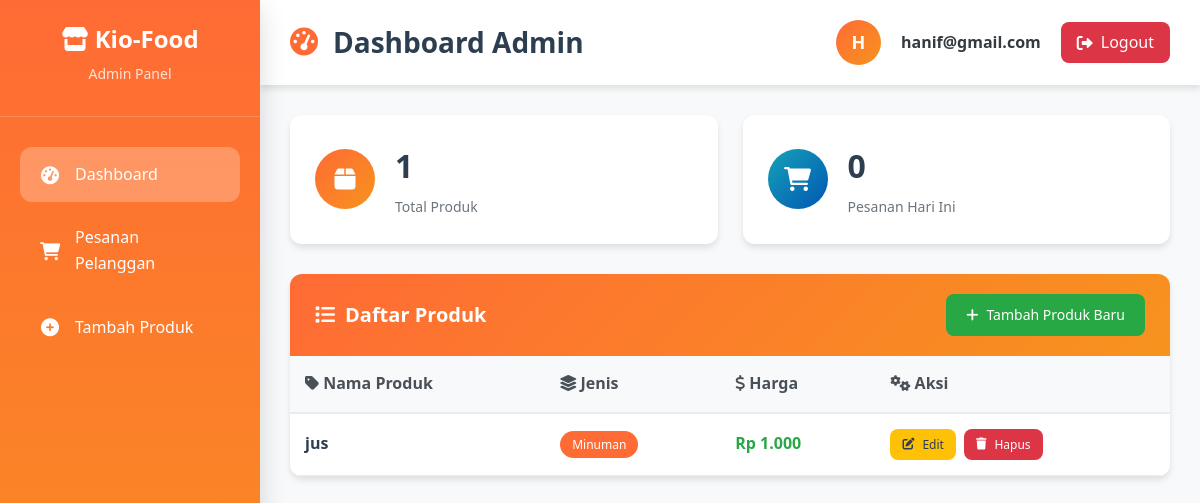
Page /admin/admin_dashboard.php (signed in) on the earlier database version.
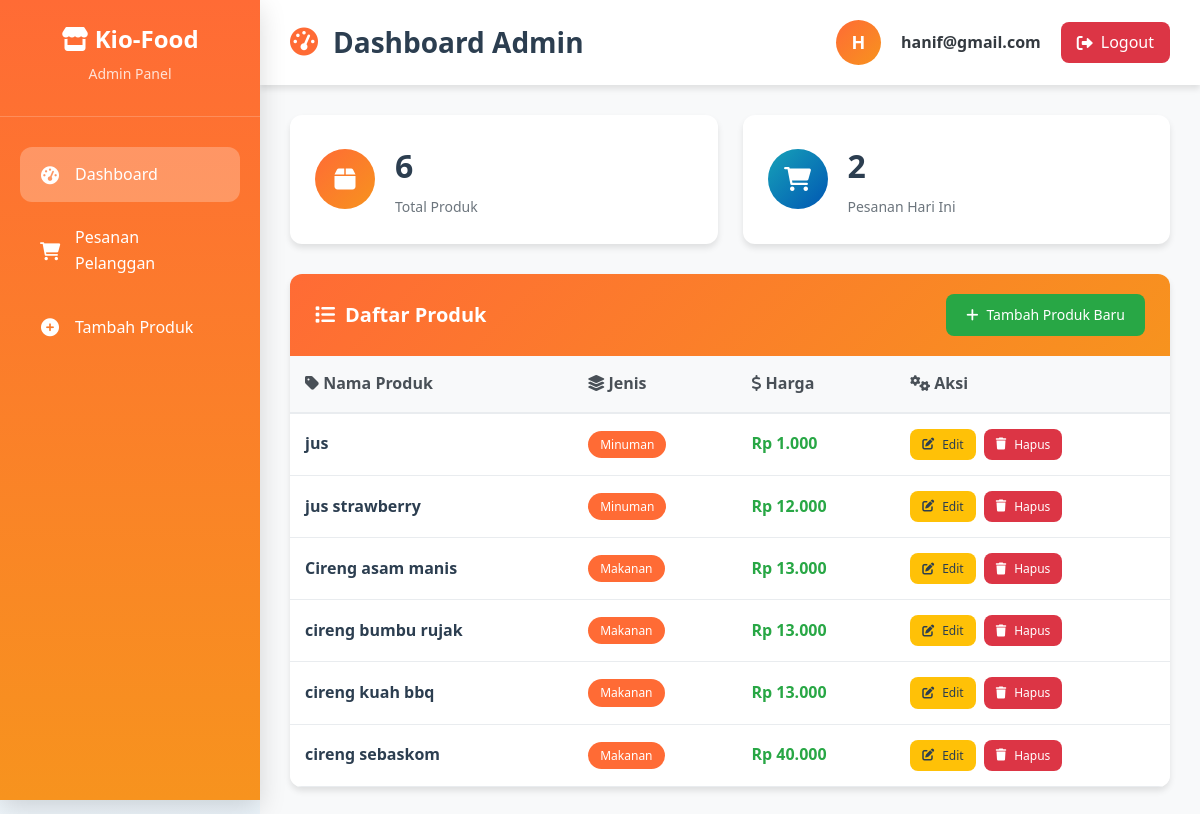
Same page on the later database version.
### tables this page shows
CREATE TABLE `produk` (
  `id` int(11) NOT NULL,
  `nama_produk` varchar(255) NOT NULL,
  `deskripsi` text DEFAULT NULL,
  `harga` int(11) NOT NULL,
  `jenis` enum('Makanan','Minuman') NOT NULL,
  `gambar` varchar(200) DEFAULT NULL
);

### admin/admin_dashboard.php (the view, shortened to what this page needs)
<?php
include("../koneksi/koneksi.php");
$query = "SELECT * FROM produk ORDER BY jenis DESC, nama_produk ASC";
$result = mysqli_query($db, $query);
$total_produk = mysqli_num_rows($result);
$query_pesanan = "SELECT COUNT(*) as total_pesanan FROM pesanan WHERE DATE(tanggal_pesanan) = CURDATE()";
$result_pesanan = mysqli_query($db, $query_pesanan);
$pesanan_hari_ini = mysqli_fetch_assoc($result_pesanan)['total_pesanan'];
?>
<!DOCTYPE html>
<html lang="id">
<head>
    <link href="https://cdnjs.cloudflare.com/ajax/libs/font-awesome/6.0.0/css/all.min.css" rel="stylesheet">
</head>
<body>
    <div class="sidebar" id="sidebar">
        <div class="sidebar-header">
            <h2><i class="fas fa-store"></i> Kio-Food</h2>
            <p>Admin Panel</p>
        </div>
        <nav class="sidebar-menu">
            <a href="#" class="menu-item active">
                <i class="fas fa-tachometer-alt"></i>
                Dashboard
            </a>
            <a href="../admin/admin_pesanan.php" class="menu-item">
                <i class="fas fa-shopping-cart"></i>
                Pesanan Pelanggan
            </a>
            <a href="../CRUD/create.php" class="menu-item">
                <i class="fas fa-plus-circle"></i>
                Tambah Produk
            </a>
        </nav>
    </div>
    <div class="main-content">
        <header class="header">
            <div class="header-left">
                <h1 class="header-title">
                    <i class="fas fa-tachometer-alt"></i>
                    Dashboard Admin
                </h1>
            </div>
            <div class="user-info">
                <div class="user-avatar">
                    <?php echo strtoupper(substr($_SESSION['admin_email'], 0, 1)); ?>
                </div>
                <div>
                    <strong><?php echo htmlspecialchars($_SESSION['admin_email']); ?></strong>
                </div>
                <a href="../login/logout.php" class="logout-btn">
                    <i class="fas fa-sign-out-alt"></i>
                    Logout
                </a>
            </div>
        </header>
        <div class="container">
            <div class="stats-grid">
                <div class="stat-card">
                    <div class="stat-icon products">
                        <i class="fas fa-box"></i>
                    </div>
                    <div class="stat-info">
                        <h3><?php echo $total_produk; ?></h3>
                        <p>Total Produk</p>
                    </div>
                </div>
                <div class="stat-card">
                    <div class="stat-icon orders">
                        <i class="fas fa-shopping-cart"></i>
                    </div>
                    <div class="stat-info">
                        <h3><?php echo $pesanan_hari_ini; ?></h3>
                        <p>Pesanan Hari Ini</p>
                    </div>
                </div>
            </div>
            <div class="card">
                <div class="card-header">
                    <h2 class="card-title">
                        <i class="fas fa-list"></i>
                        Daftar Produk
                    </h2>
                    <a href="../CRUD/create.php" class="btn btn-success">
                        <i class="fas fa-plus"></i>
                        Tambah Produk Baru
                    </a>
                </div>
                <div class="table-container">
                    <?php if (mysqli_num_rows($result) > 0): ?>
                        <table class="table">
                            <thead>
                                <tr>
                                    <th><i class="fas fa-tag"></i> Nama Produk</th>
                                    <th><i class="fas fa-layer-group"></i> Jenis</th>
                                    <th><i class="fas fa-dollar-sign"></i> Harga</th>
                                    <th><i class="fas fa-cogs"></i> Aksi</th>
                                </tr>
                            </thead>
                            <tbody>
                                <?php while($produk = mysqli_fetch_assoc($result)): ?>
                                    <tr>
                                        <td class="product-name"><?php echo htmlspecialchars($produk['nama_produk']); ?></td>
                                        <td>
                                            <span class="product-type"><?php echo htmlspecialchars($produk['jenis']); ?></span>
                                        </td>
                                        <td class="price">Rp <?php echo number_format($produk['harga'], 0, ',', '.'); ?></td>
                                        <td>
                                            <div class="actions">
                                                <a href="../CRUD/update.php?id=<?php echo $produk['id']; ?>" class="btn btn-warning btn-sm">
                                                    <i class="fas fa-edit"></i>
                                                    Edit
                                                </a>
                                                <a href="../CRUD/delete.php?id=<?php echo $produk['id']; ?>"
                                                   class="btn btn-danger btn-sm"
                                                   onclick="return confirm('Anda yakin ingin menghapus produk ini?');">
                                                    <i class="fas fa-trash"></i>
                                                    Hapus
                                                </a>
                                            </div>
                                        </td>
                                    </tr>
                                <?php endwhile; ?>
                            </tbody>
                        </table>
                    <?php endif; ?>
                </div>
            </div>
        </div>
    </div>
</body>
</html>

Differences in the rows shown:
added produk: nama_produk "jus strawberry", jenis "Minuman", harga "12.000"
added produk: nama_produk "Cireng asam manis", jenis "Makanan", harga "13.000"
added produk: nama_produk "cireng bumbu rujak", jenis "Makanan", harga "13.000"
added produk: nama_produk "cireng kuah bbq", jenis "Makanan", harga "13.000"
added produk: nama_produk "cireng sebaskom", jenis "Makanan", harga "40.000"
Other differences:
$total_produk: "1" → "6"
$pesanan_hari_ini: "0" → "2"
